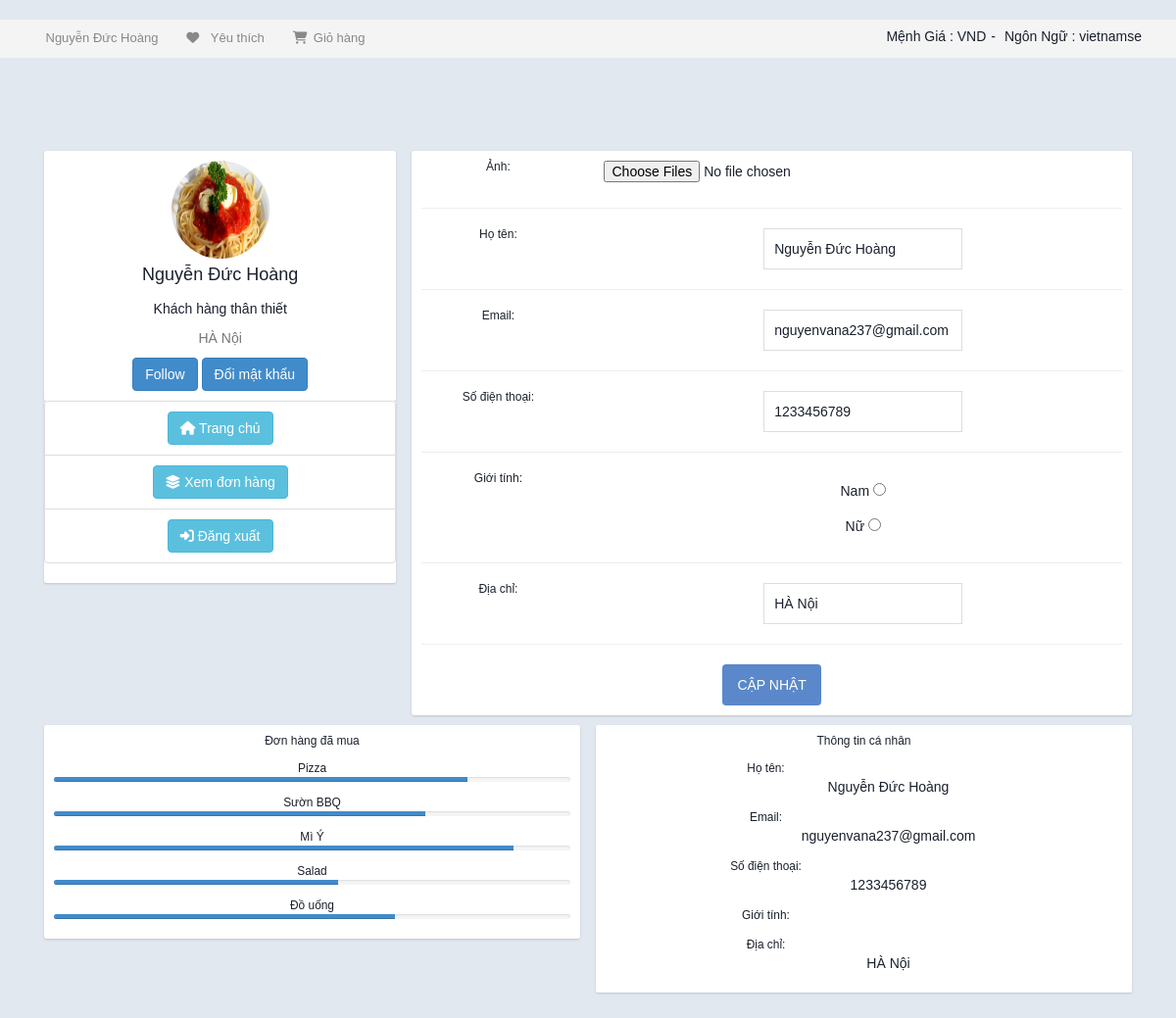
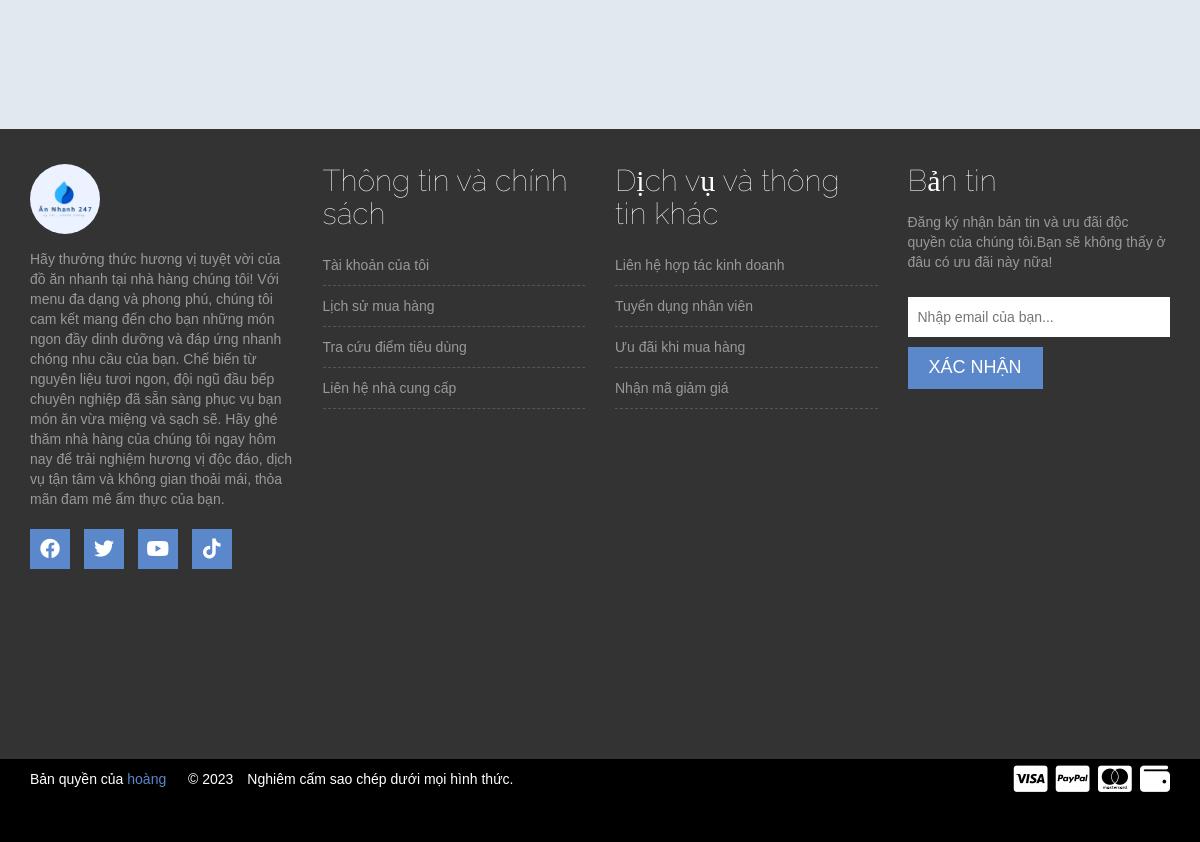
Page /client/index.php?controller=trangcanhan&id=25 (signed in) on the committed database (2 pictures, top to bottom).
### tables this page shows
CREATE TABLE `khachhang` (
  `id` int(11) NOT NULL,
  `anh` varchar(50) DEFAULT NULL,
  `tendangnhap` varchar(50) DEFAULT NULL,
  `matkhau` varchar(100) DEFAULT NULL,
  `hovaten` varchar(50) DEFAULT NULL,
  `gioitinh` varchar(20) DEFAULT NULL,
  `diachi` varchar(50) DEFAULT NULL,
  `sodienthoai` varchar(12) DEFAULT NULL,
  `email` varchar(50) DEFAULT NULL,
  `ngaytao` timestamp NOT NULL DEFAULT current_timestamp()
);

### client/view/V_trangcanhan.php (the view, shortened to what the rows shown need)
<!DOCTYPE html>
<html lang="vi">
<head>
    <link rel="stylesheet" href="css/bootstrap.min.css">
    <link rel="stylesheet" href="css/font-awesome.min.css">
    <link rel="stylesheet" href="https://cdnjs.cloudflare.com/ajax/libs/font-awesome/6.3.0/css/all.min.css">
    <link rel="stylesheet" href="css/owl.carousel.css">
    <link rel="stylesheet" href="css/style.css">
    <link rel="stylesheet" href="css/responsive.css">
</head>
<body>
    <div class="single-product-area" style="text-align: center;">
        <div class="container">
            <div class="main-body">
                <div class="row gutters-sm">
                    <div class="col-md-4 mb-3">
                        <div class="card">
                            <div class="card-body">
                                <div class="d-flex flex-column align-items-center text-center">
                                    <img style="width: 100px; height: 100px; border-radius: 50%;" src="<?php echo $khachhang[0]['anh'] ?>" alt="Client" class="rounded-circle" width="150">
                                    <div class="mt-3">
                                        <h4 style="margin-top: 7px;"><?php echo $khachhang[0]['hovaten'] ?></h4>
                                        <p class="text-secondary mb-1">Khách hàng thân thiết</p>
                                        <p class="text-muted font-size-sm"><?php echo $khachhang[0]['diachi'] ?></p>
                                        <button class="btn btn-primary">Follow</button>
                                        <a href="?controller=doimatkhau&id=<?php echo $_SESSION['ss_client'] ?>" class="btn btn-primary">Đổi mật khẩu</a>
                                    </div>
                                </div>
                            </div>
                        </div>
                    </div>
                    <div class="col-md-8">
                        <div class="card mb-3">
                            <form action="#" method="post" enctype="multipart/form-data">
                                <div class="card-body">
                                    <div class="row">
                                        <div class="col-sm-9 text-secondary">
                                            <input type="text" placeholder="Nhập họ tên..." name="hoten" value="<?php echo $khachhang[0]['hovaten'] ?>">
                                        </div>
                                    </div>
                                    <div class="row">
                                        <div class="col-sm-9 text-secondary">
                                            <input type="text" placeholder="Nhập email..." name="email" value="<?php echo $khachhang[0]['email'] ?>">
                                        </div>
                                    </div>
                                    <div class="row">
                                        <div class="col-sm-9 text-secondary">
                                            <input type="text" placeholder="Nhập số điện thoại..." name="sodienthoai" value="<?php echo $khachhang[0]['sodienthoai'] ?>">
                                        </div>
                                    </div>
                                    <div class="row">
                                        <div class="col-sm-9 text-secondary">
                                            <input type="text" placeholder="Nhập địa chỉ(Nhập tỉnh)..." name="diachi" value="<?php echo $khachhang[0]['diachi'] ?>">
                                        </div>
                                    </div>
                                </div>
                            </form>
                        </div>
                    </div>
                </div>
                <div class="row gutters-sm">
                    <div class="col-sm-6 mb-3">
                        <div class="card h-100">
                            <div class="card-body">
                                <?php
                                foreach ($khachhang as $key => $value) { ?>
                                    <h6 class="d-flex align-items-center mb-3">Thông tin cá nhân</h6>
                                    <small style="margin-right: 200px;">Họ tên: </small>
                                    <div>
                                        <p style="margin-left: 50px;"><?php echo $khachhang[0]['hovaten'] ?></p>
                                    </div>
                                    <small style="margin-right: 200px;">Email: </small>
                                    <div>
                                        <p style="margin-left: 50px;"><?php echo $khachhang[0]['email'] ?></p>
                                    </div>
                                    <small style="margin-right: 200px;">Số điện thoại: </small>
                                    <div>
                                        <p style="margin-left: 50px;"><?php echo $khachhang[0]['sodienthoai'] ?></p>
                                    </div>
                                    <small style="margin-right: 200px;">Giới tính: </small>
                                    <small style="margin-right: 200px;">Địa chỉ: </small>
                                    <div>
                                        <p style="margin-left: 50px;"><?php echo $khachhang[0]['diachi'] ?></p>
                                    </div>
                                <?php } ?>
                            </div>
                        </div>
                    </div>
                </div>
            </div>
        </div>
    </div>
    <div class="footer-top-area">
        <div class="container">
            <div class="row">
                <div class="col-md-3 col-sm-6">
                    <div class="footer-about-us">
                        <h2><img style="width: 70px; border-radius: 50%;" src="img/logo_annhanh.jpg"></h2>
                    </div>
                </div>
                <div class="col-md-3 col-sm-6">
                    <div class="footer-menu">
                        <h2 class="footer-wid-title">Thông tin và chính
                            sách
                        </h2>
                    </div>
                </div>
                <div class="col-md-3 col-sm-6">
                    <div class="footer-menu">
                        <h2 class="footer-wid-title">Dịch vụ và thông
                            tin
                            khác</h2>
                    </div>
                </div>
                <div class="col-md-3 col-sm-6">
                    <div class="footer-newsletter">
                        <h2 class="footer-wid-title">Bản tin</h2>
                        <br>
                    </div>
                </div>
            </div>
        </div>
    </div>
</body>
</html>

### rows in the picture
khachhang: anh (picture), hovaten "Nguyễn Đức Hoàng", diachi "HÀ Nội", hoten "Nguyễn Đức Hoàng", email "nguyenvana237@gmail.com", sodienthoai "1233456789"

### other values in the picture
$_SESSION['ss_client1'] "Nguyễn Đức Hoàng"
